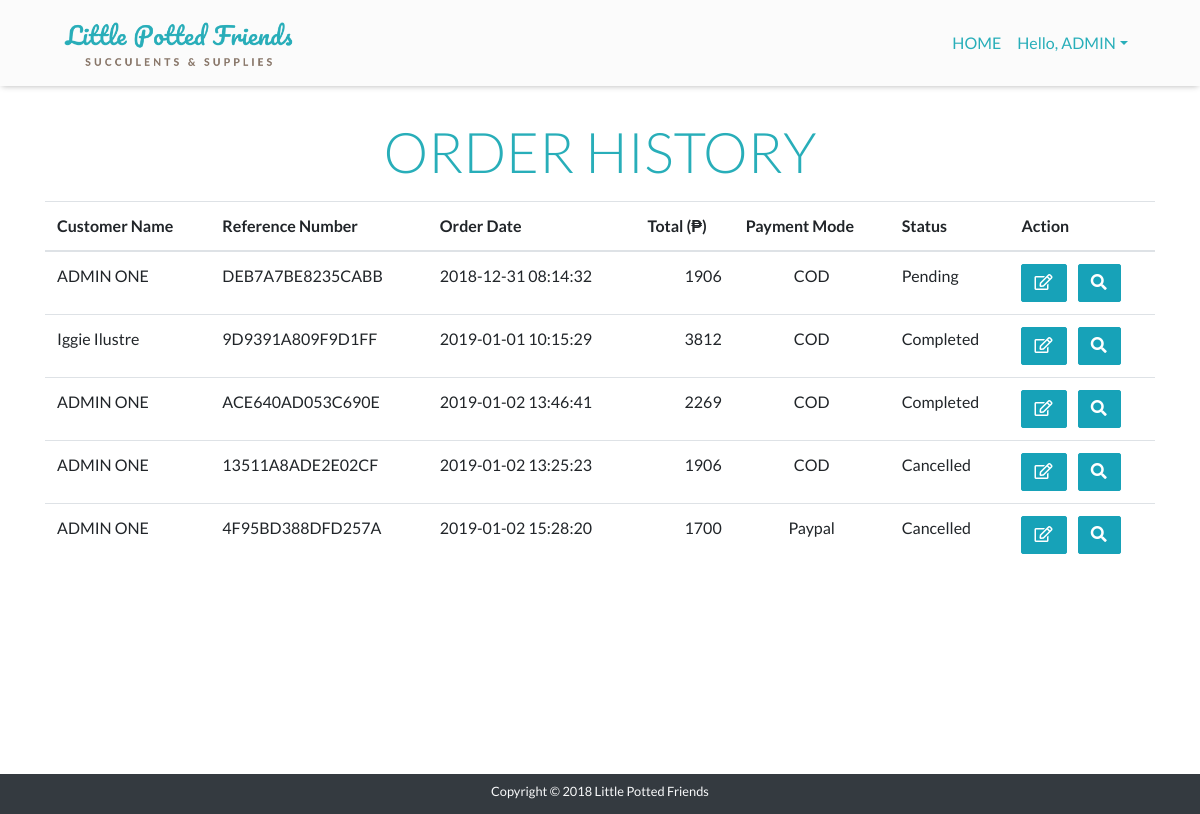
Page /app/views/orderHistory.php (signed in) on the earlier database version.
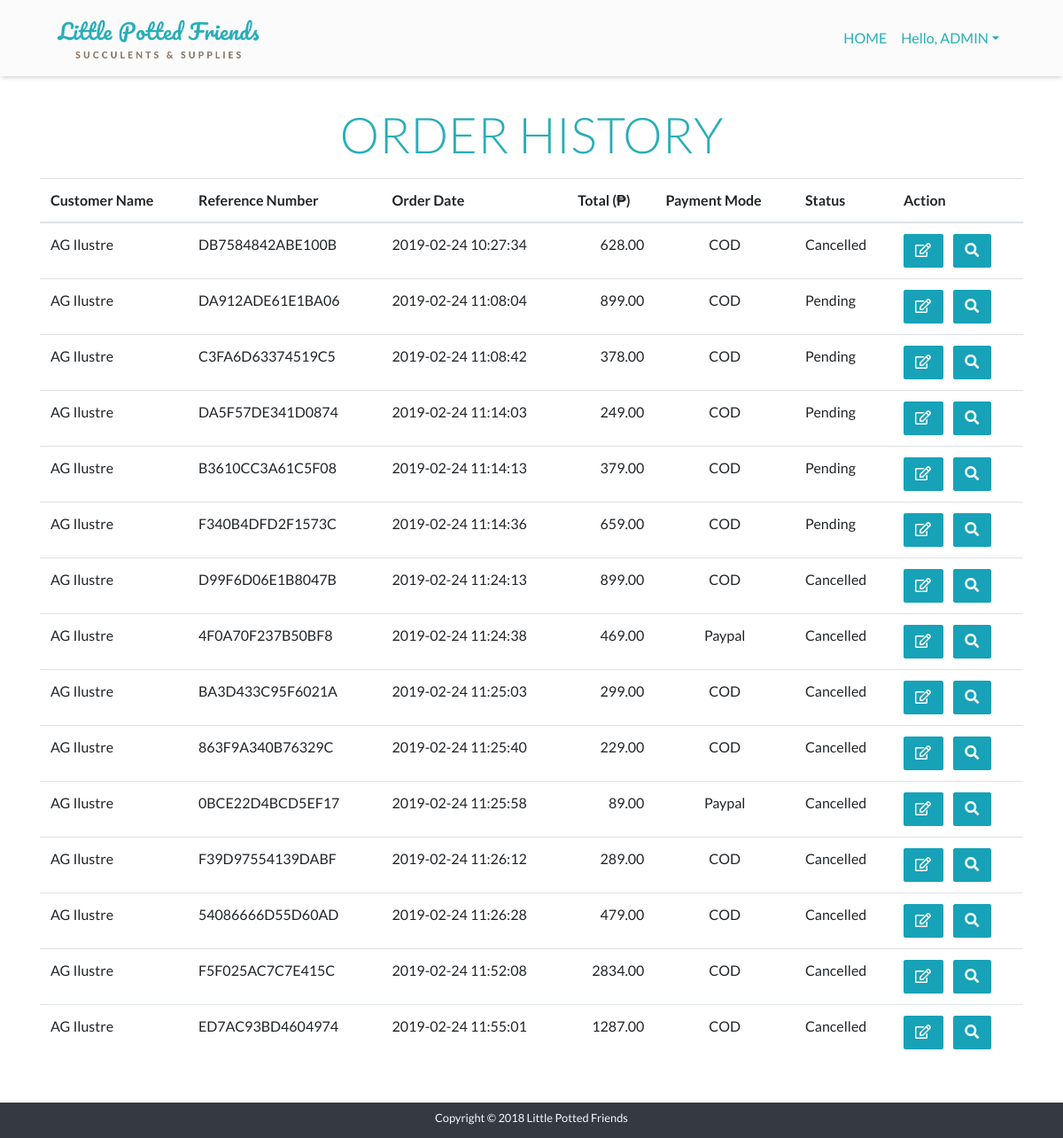
Same page on the later database version.
### tables this page shows
CREATE TABLE `tbl_orders` (
  `id` int(11) NOT NULL,
  `transaction_code` varchar(255) NOT NULL,
  `purchase_date` timestamp NOT NULL DEFAULT CURRENT_TIMESTAMP,
  `user_id` int(11) DEFAULT NULL,
  `status_id` int(11) DEFAULT NULL,
  `payment_mode_id` int(11) DEFAULT NULL,
  `total` decimal(18,2) NOT NULL
);

CREATE TABLE `tbl_users` (
  `id` int(11) NOT NULL,
  `firstname` varchar(150) NOT NULL,
  `lastname` varchar(150) NOT NULL,
  `email` varchar(150) NOT NULL,
  `password` varchar(150) NOT NULL,
  `mobile` varchar(11) NOT NULL,
  `address` varchar(255) NOT NULL,
  `status` varchar(8) NOT NULL DEFAULT 'Active',
  `access` varchar(5) NOT NULL DEFAULT 'NONE'
);

CREATE TABLE `tbl_payment_modes` (
  `id` int(11) NOT NULL,
  `name` varchar(255) NOT NULL
);

CREATE TABLE `tbl_status` (
  `id` int(11) NOT NULL,
  `name` varchar(255) NOT NULL
);

### app/views/orderHistory.php (the view, shortened to what this page needs)
<?php require_once '../partials/header.php'; ?>
<?php
	require_once '../controllers/connect.php';
    $sql = "SELECT o.id, o.transaction_code, o.purchase_date, o.total, p.name AS paymentMode, o.status_id AS statusId, s.name AS statusName, u.firstname, u.lastname
            FROM tbl_orders AS o
            INNER JOIN tbl_users AS u
                ON o.user_id = u.id
            INNER JOIN tbl_status AS s
                ON o.status_id = s.id
            INNER JOIN tbl_payment_modes as p
                ON o.payment_mode_id = p.id
            ";
    $result = mysqli_query($conn, $sql);
?>
<div class="container">
  <div class="row">
    <div class="col-lg-12 table-responsive">
    		<h4 class="text-center p-2 mb-2 display-4">ORDER HISTORY</h4>
    			<table  id="tableOrderHistory" class="table table-hover mb-4">
                    <thead>
                        <tr>
                            <th>Customer Name</th>
                            <th>Reference Number</th>
                            <th>Order Date</th>
                            <th>Total (&#8369;)</th>
                            <th>Payment Mode</th>
                            <th>Status</th>
                            <th>Action</th>
                        </tr>
                    </thead>
                    <tbody>
                    <?php
                        if (mysqli_num_rows($result) > 0) {
                            while($row = mysqli_fetch_assoc($result)){ ?>
                        <tr>
                            <td><?= $row['firstname']." ".$row['lastname'] ?></td>
                            <td><?= $row['transaction_code'] ?></td>
                            <td><?= $row['purchase_date'] ?></td>
                            <td class="text-right"><?= $row['total']; ?></td>
                            <td class="text-center"><?= $row['paymentMode'] ?></td>
                            <td id="showNewStatus<?= $row['id'] ?>"><?= $row['statusName'] ?></td>
                            <td>
                               <span title="Update Status"><button id="btnUpdateStatus<?= $row['id'] ?>" type="button" class="btn btn-info mr-2" data-toggle="modal" data-target="#updateStatusModal" onclick="updateStatus('<?= $row['id'] ?>','<?= $row['transaction_code'] ?>', '<?= $row['statusId'] ?>')"><i class="far fa-edit"></i></button></span>
                                <span title="View Order Details"><button type="button" class="btn btn-info" data-toggle="modal" data-target="#viewOrderModal" onclick="viewOrder('<?= $row['id'] ?>','<?= $row['transaction_code'] ?>')"><i class="fas fa-search"></i></button></span>
                            </td>
                        </tr>
                    <?php } } ?>
                    </tbody>
                </table>
    </div>
  </div>
</div>
<?php require '../partials/footer.php'; ?>

Differences in the rows shown:
removed tbl_orders: user.firstname "ADMIN", user.lastname "ONE", transaction_code "DEB7A7BE8235CABB", purchase_date "2018-12-31 08:14:32", total "1906", payment_mode.name "COD", status.name "Pending"
removed tbl_orders: user.firstname "Iggie", user.lastname "Ilustre", transaction_code "9D9391A809F9D1FF", purchase_date "2019-01-01 10:15:29", total "3812", payment_mode.name "COD", status.name "Completed"
removed tbl_orders: user.firstname "ADMIN", user.lastname "ONE", transaction_code "ACE640AD053C690E", purchase_date "2019-01-02 13:46:41", total "2269", payment_mode.name "COD", status.name "Completed"
removed tbl_orders: user.firstname "ADMIN", user.lastname "ONE", transaction_code "13511A8ADE2E02CF", purchase_date "2019-01-02 13:25:23", total "1906", payment_mode.name "COD", status.name "Cancelled"
removed tbl_orders: user.firstname "ADMIN", user.lastname "ONE", transaction_code "4F95BD388DFD257A", purchase_date "2019-01-02 15:28:20", total "1700", payment_mode.name "Paypal", status.name "Cancelled"
added tbl_orders: user.firstname "AG", user.lastname "Ilustre", transaction_code "DB7584842ABE100B", purchase_date "2019-02-24 10:27:34", total "628.00", payment_mode.name "COD", status.name "Cancelled"
added tbl_orders: user.firstname "AG", user.lastname "Ilustre", transaction_code "DA912ADE61E1BA06", purchase_date "2019-02-24 11:08:04", total "899.00", payment_mode.name "COD", status.name "Pending"
added tbl_orders: user.firstname "AG", user.lastname "Ilustre", transaction_code "C3FA6D63374519C5", purchase_date "2019-02-24 11:08:42", total "378.00", payment_mode.name "COD", status.name "Pending"
added tbl_orders: user.firstname "AG", user.lastname "Ilustre", transaction_code "DA5F57DE341D0874", purchase_date "2019-02-24 11:14:03", total "249.00", payment_mode.name "COD", status.name "Pending"
added tbl_orders: user.firstname "AG", user.lastname "Ilustre", transaction_code "B3610CC3A61C5F08", purchase_date "2019-02-24 11:14:13", total "379.00", payment_mode.name "COD", status.name "Pending"
added tbl_orders: user.firstname "AG", user.lastname "Ilustre", transaction_code "F340B4DFD2F1573C", purchase_date "2019-02-24 11:14:36", total "659.00", payment_mode.name "COD", status.name "Pending"
added tbl_orders: user.firstname "AG", user.lastname "Ilustre", transaction_code "D99F6D06E1B8047B", purchase_date "2019-02-24 11:24:13", total "899.00", payment_mode.name "COD", status.name "Cancelled"
added tbl_orders: user.firstname "AG", user.lastname "Ilustre", transaction_code "4F0A70F237B50BF8", purchase_date "2019-02-24 11:24:38", total "469.00", payment_mode.name "Paypal", status.name "Cancelled"
added tbl_orders: user.firstname "AG", user.lastname "Ilustre", transaction_code "BA3D433C95F6021A", purchase_date "2019-02-24 11:25:03", total "299.00", payment_mode.name "COD", status.name "Cancelled"
added tbl_orders: user.firstname "AG", user.lastname "Ilustre", transaction_code "863F9A340B76329C", purchase_date "2019-02-24 11:25:40", total "229.00", payment_mode.name "COD", status.name "Cancelled"
added tbl_orders: user.firstname "AG", user.lastname "Ilustre", transaction_code "0BCE22D4BCD5EF17", purchase_date "2019-02-24 11:25:58", total "89.00", payment_mode.name "Paypal", status.name "Cancelled"
added tbl_orders: user.firstname "AG", user.lastname "Ilustre", transaction_code "F39D97554139DABF", purchase_date "2019-02-24 11:26:12", total "289.00", payment_mode.name "COD", status.name "Cancelled"
added tbl_orders: user.firstname "AG", user.lastname "Ilustre", transaction_code "54086666D55D60AD", purchase_date "2019-02-24 11:26:28", total "479.00", payment_mode.name "COD", status.name "Cancelled"
added tbl_orders: user.firstname "AG", user.lastname "Ilustre", transaction_code "F5F025AC7C7E415C", purchase_date "2019-02-24 11:52:08", total "2834.00", payment_mode.name "COD", status.name "Cancelled"
added tbl_orders: user.firstname "AG", user.lastname "Ilustre", transaction_code "ED7AC93BD4604974", purchase_date "2019-02-24 11:55:01", total "1287.00", payment_mode.name "COD", status.name "Cancelled"
